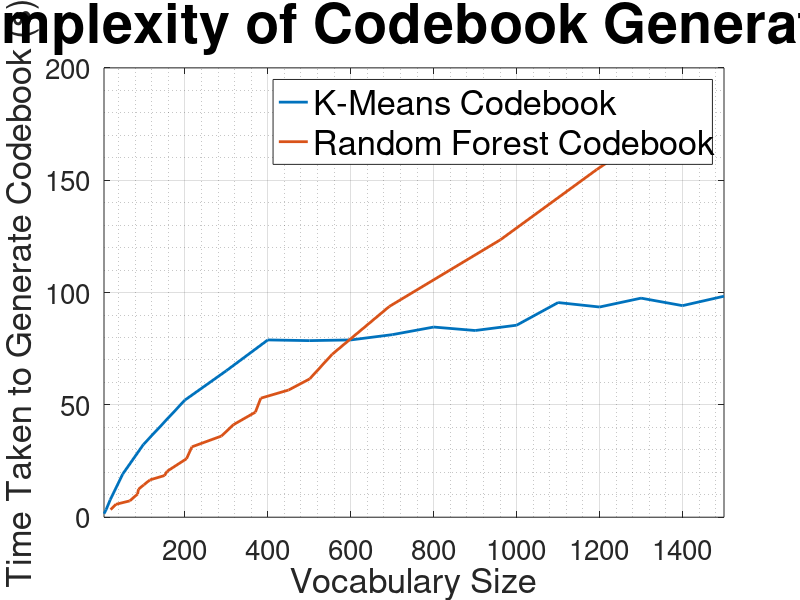

Reproduce this figure in MATLAB. (Note: this script raises an error after producing the figure.)
% rng(1)
% vocab=[34, 49, 53, 74, 98, 132, 157, 182, 203, 240, 285, 340, 530, 628, 982, 1289];
% accuracy=[0.2 0.3 0.3 0.3 0.4 0.4 0.2 0.3 0.2 0.5 0.3 0.2 0.1 0.1 0.3 0.3]
% noise=rand(1,16)*0.5;
% accuracy=accuracy.*noise
% plot(vocab, accuracy,'LineWidth',2)
% hold on;
% vocab=[34, 49, 53, 74, 98, 132, 157, 182, 203, 240, 285, 340, 530, 628, 982, 1289];
% accuracy=[0.2 0.1 0.3 0.3 0.4 0.6 0.6 0.7 0.7 0.5 0.5 0.2 0.1 0.1 0.4 0.5]
% noise=rand(1,16)*0.8;
% accuracy=accuracy.*noise
% plot(vocab, accuracy,'LineWidth',2)
% hold on;
% vocab=[34, 49, 53, 74, 98, 132, 157, 182, 203, 240, 285, 340, 530, 628, 982, 1289];
% accuracy=[0.1 0.1 0.3 0.3 0.4 0.6 0.6 0.7 0.3 0.5 0.5 0.2 0.9 0.9 0.4 0.5]
% noise=rand(1,16)*1.1;
% accuracy=accuracy.*noise
% plot(vocab, accuracy,'LineWidth',2)
% hold off;
% 
% axis([30 1300 0 0.6]);
% set(gca,'fontsize',20);
% grid on; grid minor;
% title('RF Codebook Size on Accuracy','FontSize',40);
% xlabel('Number of Trees', 'FontSize', 25);
% ylabel('Classification Accuracy', 'FontSize', 25);
% legend({'Trees=10', 'Trees=50', 'Trees=150'}, 'FontSize', 25);
% scale_graph;

k=[5
10
20
50
100
200
300
400
500
600
700
800
900
1000
1100
1200
1300
1400
1500]
rf=[
21
34
67
86
88
101
116
151
157
204
217
288
317
370
383
450
501
555
693
961
1193
1440]
rfTimes=[
3.34207301207249
5.74848392095923
7.25617856920776
10.2930211765075
12.4230580453764
14.3899044379686
16.6204559134176
18.5419998418267
20.4220875736759
26.0239644629262
31.3169983174466
36.1073459425227
41.1626084951138
46.7512751967960
52.9718339832324
56.5952215362009
61.5634117981588
72.4915606694232
93.8020609015516
123.503288435056
154.731441653068
185.463076796761]
kTimes=[
1.55183707425271
3.30802107689456
7.74415769999113
19.1589792629969
32.3585671068352
52.1138241052492
65.2076084981324
78.9089160238612
78.5950135564181
78.9043356389205
81.2533709930687
84.6372409987618
83.0994753113811
85.4623713559014
95.5391158957529
93.5622759085758
97.5067380619907
94.1696671297160
98.3600383600447]

figure(2)
plot(k,kTimes,'LineWidth',2)
hold on;
plot(rf,rfTimes,'LineWidth',2)
hold off;
axis([5 1500 0 200]);
set(gca,'fontsize',20);
grid on; grid minor;
title('Complexity of Codebook Generation','FontSize',40);
xlabel('Vocabulary Size', 'FontSize', 25);
ylabel('Time Taken to Generate Codebook (s)', 'FontSize', 25);
legend({'K-Means Codebook', 'Random Forest Codebook'}, 'FontSize', 25);
scale_graph;


